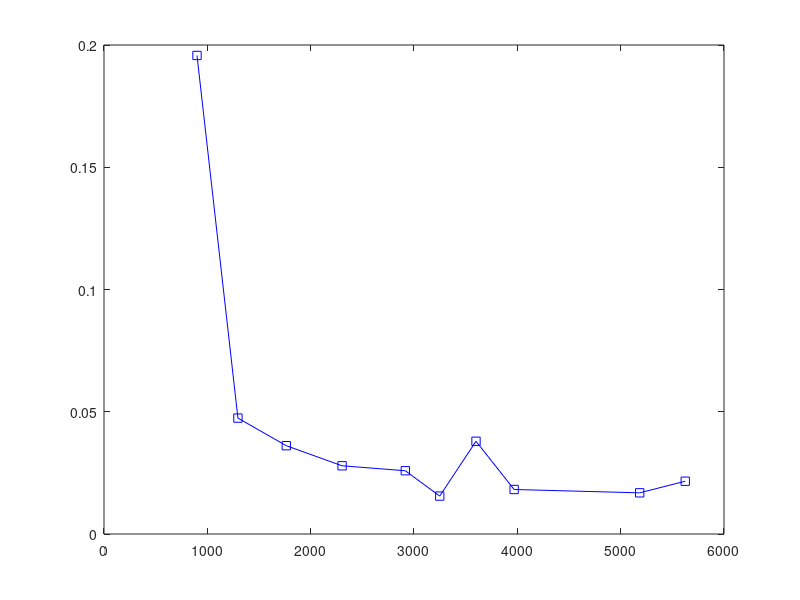

Here is the MATLAB script that generated this plot:
ns = [30^2, 36^2, 42^2, 48^2, 54^2, 57^2, 60^2, 63^2, 72^2, 75^2];

res_smdp = [1.957226578780627e-01     7.966073333333333e-02     6.402378666666666e-01     1.379082800000000e-02;
            4.740231408893835e-02     1.255135666666667e-01     9.318467833333333e-01     2.296590800000000e-02;
            3.611474332884985e-02     2.027727833333333e-01     1.531717316666667e+00     4.245941200000000e-02;
            2.790104376786081e-02     2.306743500000000e-01     1.822681533333333e+00     5.185846000000000e-02;
            2.586843034387380e-02     2.962484333333333e-01     2.300466500000000e+00     7.310905400000001e-02;
            1.551414098479313e-02     3.363593500000000e-01     2.121859916666667e+00     8.509570399999999e-02;
            3.793026300374271e-02     3.503642166666667e-01     2.659502783333333e+00     9.889602800000000e-02;
            1.820489832417056e-02     4.153473333333333e-01     3.065314200000000e+00     1.158079740000000e-01;
            1.684227515920516e-02     5.455623500000001e-01     3.791742866666667e+00     1.772710680000000e-01;
            2.158468282361468e-02     5.863265833333333e-01     4.090284566666667e+00     2.039145320000000e-01];

plot(ns, res_smdp(:, 1), 'bs-')
